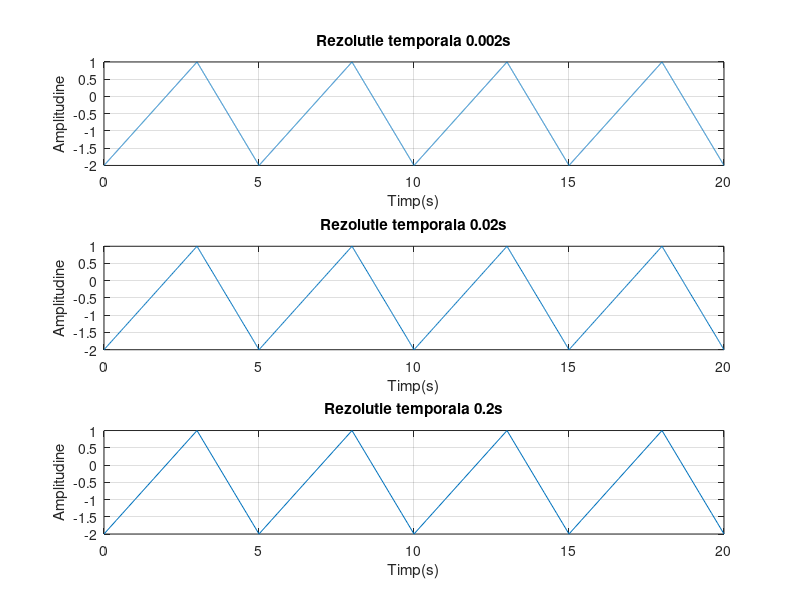

This figure's MATLAB source:
t1=0:0.002:20;%esantionarea timpului
t2=0:0.02:20;
t3=0:0.2:20;

x1 = -0.5 +1.5*sawtooth (2 * pi * 0.2 * t1 , 0.6);  % genereaza semnalul triunghiular nesimetric pentru prima esantionare
subplot(3,1,1) %imparte fereastra pentru grafice in 3 sectiuni, iar urmatorul grafic o sa fie afisat in prima sectiune
plot(t1,x1),grid,xlabel('Timp(s)'),ylabel('Amplitudine'),title('Rezolutie temporala 0.002s');%afiseaza semnalul x1

x2 = -0.5 +1.5*sawtooth (2 * pi * 0.2 * t2 , 0.6);% genereaza semnalul triunghiular nesimetric pentru a doua esantionare
subplot(3,1,2) %urmatorul grafic o sa fie afisat in a doua sectiune
plot(t2,x2),grid,xlabel('Timp(s)'),ylabel('Amplitudine'),title('Rezolutie temporala 0.02s');

x3 = -0.5 +1.5*sawtooth (2 * pi * 0.2 * t3 , 0.6); % genereaza semnalul triunghiular nesimetric pentru a treia esantionare
subplot(3,1,3) %urmatorul grafic o sa fie afisat in a treia sectiune
plot(t3,x3),grid,xlabel('Timp(s)'),ylabel('Amplitudine'),title('Rezolutie temporala 0.2s');
